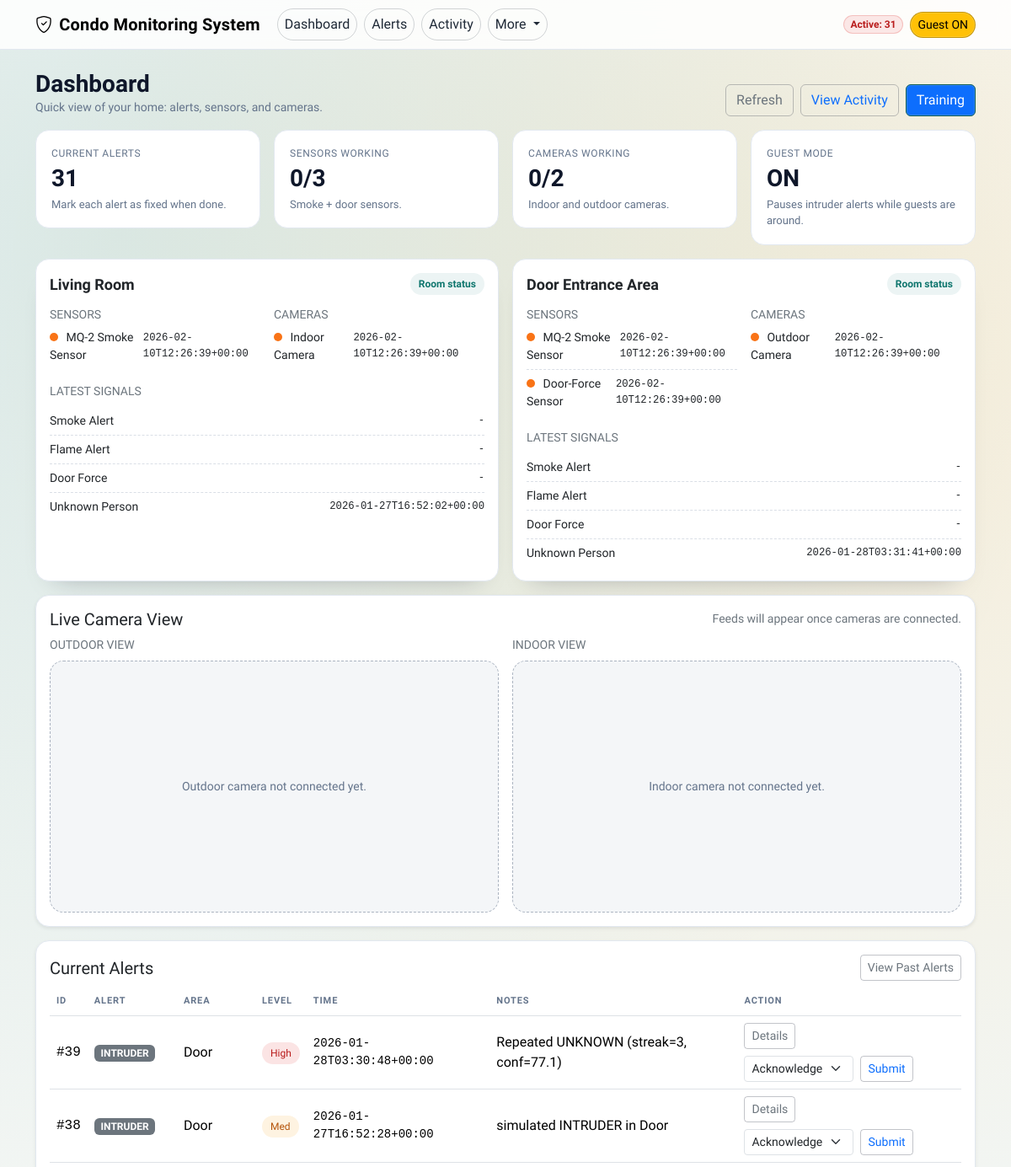
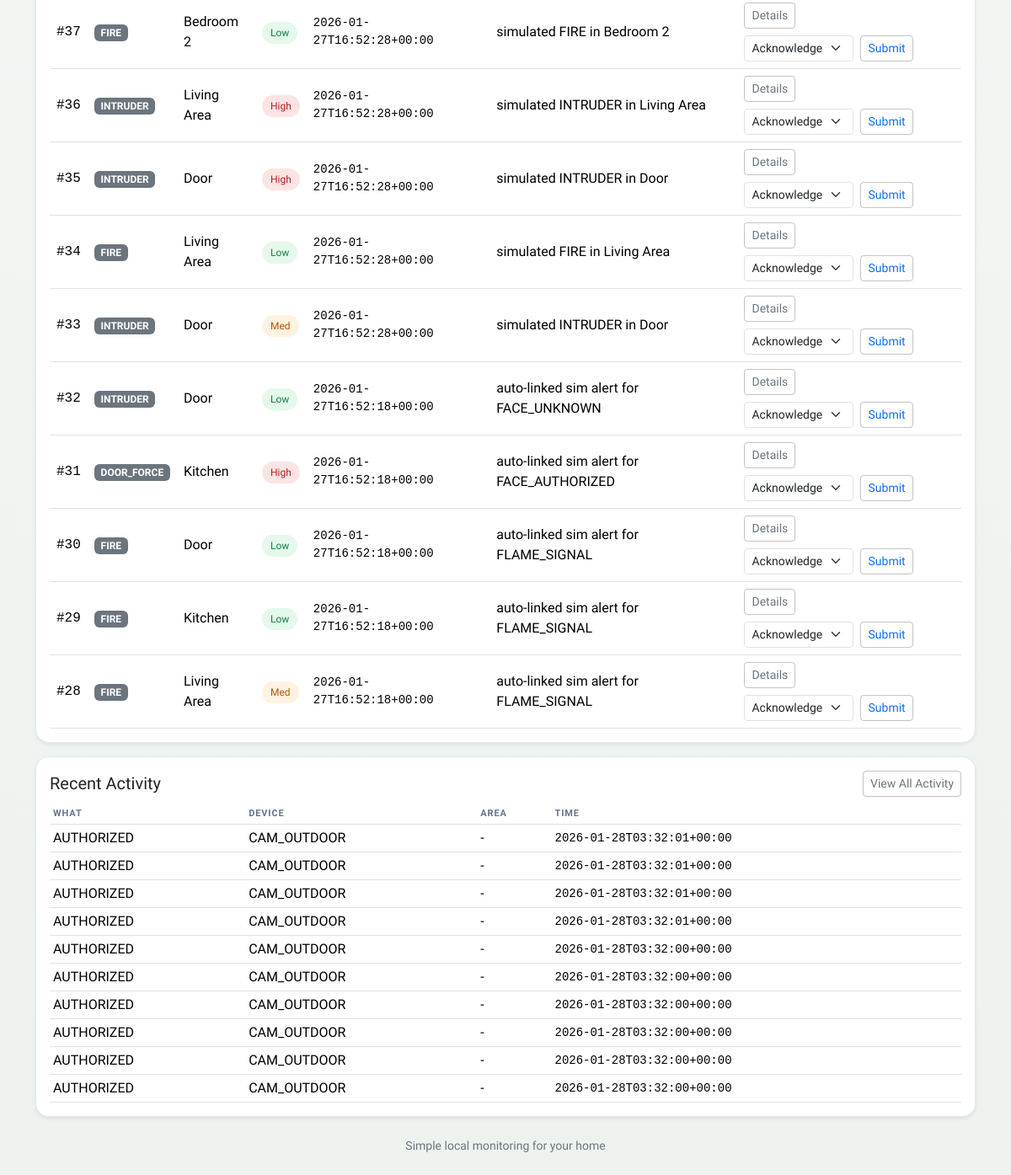
/dashboard, run on the app's committed database (2 pictures, top to bottom).
### tables this page shows
CREATE TABLE node_status (
        node TEXT PRIMARY KEY,
        last_seen_ts TEXT NOT NULL,
        note TEXT
    );

CREATE TABLE events (
        id INTEGER PRIMARY KEY AUTOINCREMENT,
        type TEXT NOT NULL,
        source TEXT NOT NULL,
        details TEXT,
        ts TEXT NOT NULL
    , room TEXT);

CREATE TABLE alerts (
        id INTEGER PRIMARY KEY AUTOINCREMENT,
        type TEXT NOT NULL,
        room TEXT,
        severity INTEGER NOT NULL DEFAULT 1,
        status TEXT NOT NULL DEFAULT 'ACTIVE', -- ACTIVE | ACK | RESOLVED
        ts TEXT NOT NULL,
        ack_ts TEXT,
        snapshot_path TEXT,
        details TEXT
    );

### pi/app.py (the view)
@app.get("/dashboard")
def dashboard():
    alerts = list_active_alerts(limit=12)
    recent_events = list_recent_events(limit=10)
    node_rows = list_node_status()
    node_map = {n["node"]: n for n in node_rows}
    nodes = []
    for node_id, meta in NODE_META.items():
        row = node_map.get(node_id)
        last_seen = row["last_seen_ts"] if row else ""
        nodes.append(
            {
                "node": node_id,
                "label": meta.get("label", node_id),
                "room": meta.get("room", ""),
                "kind": meta.get("kind", ""),
                "role": meta.get("role", ""),
                "last_seen_ts": last_seen,
                "note": row["note"] if row else "",
                "online": _is_online(last_seen),
            }
        )
    sensors_total = len([n for n in nodes if n["kind"] == "sensor"])
    cameras_total = len([n for n in nodes if n["kind"] == "camera"])
    sensors_online = len([n for n in nodes if n["kind"] == "sensor" and n["online"]])
    cameras_online = len([n for n in nodes if n["kind"] == "camera" and n["online"]])
    def _event_summary(row):
        if not row:
            return None
        return {
            "ts": row["ts"],
            "type": row["type"],
            "source": row["source"],
            "room": row["room"],
            "details": row["details"],
        }
    room_cards = []
    for room in ROOMS:
        room_sensors = [n for n in nodes if n["room"] == room and n["kind"] == "sensor"]
        room_cameras = [n for n in nodes if n["room"] == room and n["kind"] == "camera"]
        if room == "Door Entrance Area":
            latest_unknown = get_latest_event(EVENT_UNKNOWN, source="CAM_OUTDOOR")
        else:
            latest_unknown = get_latest_event(EVENT_UNKNOWN, source="CAM_INDOOR")
        room_cards.append(
            {
                "room": room,
                "sensors": room_sensors,
                "cameras": room_cameras,
                "latest_smoke": _event_summary(get_latest_event(EVENT_SMOKE_HIGH, room=room)),
                "latest_flame": _event_summary(get_latest_event(EVENT_FLAME_SIGNAL, room=room)),
                "latest_door_force": _event_summary(get_latest_event(EVENT_DOOR_FORCE, room=room)),
                "latest_unknown": _event_summary(latest_unknown),
            }
        )
    outdoor_url = os.environ.get("OUTDOOR_URL", "").strip()
    indoor_url = os.environ.get("INDOOR_URL", "").strip()
    return render_template(
        "dashboard.html",
        alerts=alerts,
        recent_events=recent_events,
        nodes=nodes,
        sensors_total=sensors_total,
        cameras_total=cameras_total,
        sensors_online=sensors_online,
        cameras_online=cameras_online,
        room_cards=room_cards,
        outdoor_url=outdoor_url,
        indoor_url=indoor_url,
    )

### pi/templates/dashboard.html (shortened to what this page needs)
{% extends "base.html" %}
{% block content %}
  <div class="d-flex flex-wrap justify-content-between gap-2 align-items-end mb-3">
    <div>
      <h3 class="page-title">Dashboard</h3>
      <div class="page-subtitle">Quick view of your home: alerts, sensors, and cameras.</div>
    </div>
    <div class="d-flex gap-2">
      <a class="btn btn-outline-secondary" href="{{ url_for('dashboard') }}">Refresh</a>
      <a class="btn btn-outline-primary" href="{{ url_for('events') }}">View Activity</a>
      <a class="btn btn-primary" href="{{ url_for('training') }}">Training</a>
    </div>
  </div>
  <div class="row g-3 mb-3 fade-in">
    <div class="col-12 col-md-3">
      <div class="kpi-card">
        <div class="kpi-label">Current Alerts</div>
        <div class="kpi-value">{{ active_alert_count }}</div>
        <div class="kpi-sub">Mark each alert as fixed when done.</div>
      </div>
    </div>
    <div class="col-12 col-md-3">
      <div class="kpi-card">
        <div class="kpi-label">Sensors Working</div>
        <div class="kpi-value">{{ sensors_online }}/{{ sensors_total }}</div>
        <div class="kpi-sub">Smoke + door sensors.</div>
      </div>
    </div>
    <div class="col-12 col-md-3">
      <div class="kpi-card">
        <div class="kpi-label">Cameras Working</div>
        <div class="kpi-value">{{ cameras_online }}/{{ cameras_total }}</div>
        <div class="kpi-sub">Indoor and outdoor cameras.</div>
      </div>
    </div>
    <div class="col-12 col-md-3">
      <div class="kpi-card">
        <div class="kpi-label">Guest Mode</div>
        <div class="kpi-value">{{ "ON" if guest_mode else "OFF" }}</div>
        <div class="kpi-sub">Pauses intruder alerts while guests are around.</div>
      </div>
    </div>
  </div>
  <div class="row g-3 mb-3 fade-in">
    {% for card in room_cards %}
      <div class="col-12 col-lg-6">
        <div class="card hover-lift h-100">
          <div class="card-body">
            <div class="room-card-header">
              <div class="room-title">{{ card.room }}</div>
              <span class="evidence-pill">Room status</span>
            </div>
            <div class="row g-3">
              <div class="col-12 col-md-6">
                <div class="small text-secondary text-uppercase">Sensors</div>
                {% if card.sensors|length == 0 %}
                  <div class="text-secondary small">No sensors assigned.</div>
                {% else %}
                  {% for s in card.sensors %}
                    <div class="status-row">
                      <div>
                        <span class="status-dot {{ 'status-online' if s.online else 'status-offline' }}"></span>
                        {{ s.label }}
                      </div>
                      <div class="mono small">{{ s.last_seen_ts or "-" }}</div>
                    </div>
                  {% endfor %}
                {% endif %}
              </div>
              <div class="col-12 col-md-6">
                <div class="small text-secondary text-uppercase">Cameras</div>
                {% if card.cameras|length == 0 %}
                  <div class="text-secondary small">No cameras assigned.</div>
                {% else %}
                  {% for c in card.cameras %}
                    <div class="status-row">
                      <div>
                        <span class="status-dot {{ 'status-online' if c.online else 'status-offline' }}"></span>
                        {{ c.label }}
                      </div>
                      <div class="mono small">{{ c.last_seen_ts or "-" }}</div>
                    </div>
                  {% endfor %}
                {% endif %}
              </div>
            </div>
            <div class="mt-3">
              <div class="small text-secondary text-uppercase mb-2">Latest Signals</div>
              <div class="status-row">
                <div>Smoke Alert</div>
                <div class="mono small">{{ card.latest_smoke.ts if card.latest_smoke else "-" }}</div>
              </div>
              <div class="status-row">
                <div>Flame Alert</div>
                <div class="mono small">{{ card.latest_flame.ts if card.latest_flame else "-" }}</div>
              </div>
              <div class="status-row">
                <div>Door Force</div>
                <div class="mono small">{{ card.latest_door_force.ts if card.latest_door_force else "-" }}</div>
              </div>
              <div class="status-row">
                <div>Unknown Person</div>
                <div class="mono small">{{ card.latest_unknown.ts if card.latest_unknown else "-" }}</div>
              </div>
            </div>
          </div>
        </div>
      </div>
    {% endfor %}
  </div>
  <div class="card shadow-sm mb-3 fade-in">
    <div class="card-body">
      <div class="d-flex justify-content-between align-items-center mb-2">
        <h5 class="mb-0">Live Camera View</h5>
        <span class="text-secondary small">Feeds will appear once cameras are connected.</span>
      </div>
      <div class="row g-3">
        <div class="col-12 col-lg-6">
          <div class="small text-secondary text-uppercase mb-2">Outdoor View</div>
          {% if outdoor_url %}
            <img class="camera-feed" src="{{ outdoor_url }}" alt="Outdoor camera feed">
          {% else %}
            <div class="camera-placeholder">Outdoor camera not connected yet.</div>
          {% endif %}
        </div>
        <div class="col-12 col-lg-6">
          <div class="small text-secondary text-uppercase mb-2">Indoor View</div>
          {% if indoor_url %}
            <img class="camera-feed" src="{{ indoor_url }}" alt="Indoor camera feed">
          {% else %}
            <div class="camera-placeholder">Indoor camera not connected yet.</div>
          {% endif %}
        </div>
      </div>
    </div>
  </div>
  <div class="card shadow-sm mb-3 fade-in">
    <div class="card-body">
      <div class="d-flex justify-content-between align-items-center mb-2">
        <h5 class="mb-0">Current Alerts</h5>
        <a class="btn btn-sm btn-outline-secondary" href="{{ url_for('history') }}">View Past Alerts</a>
      </div>
      {% if alerts|length == 0 %}
        <div class="text-secondary">No current alerts.</div>
      {% else %}
        <div class="table-responsive">
          <table class="table table-hover align-middle mb-0">
            <thead>
              <tr>
                <th>ID</th>
                <th>Alert</th>
                <th>Area</th>
                <th>Level</th>
                <th>Time</th>
                <th>Notes</th>
                <th>Action</th>
              </tr>
            </thead>
            <tbody>
              {% for a in alerts %}
              <tr>
                <td class="mono">#{{ a["id"] }}</td>
                <td><span class="badge text-bg-secondary">{{ a["type"] }}</span></td>
                <td>{{ a["room"] or "-" }}</td>
                <td>
                  {% if a["severity"]|int >= 3 %}
                    <span class="alert-badge alert-high">High</span>
                  {% elif a["severity"]|int == 2 %}
                    <span class="alert-badge alert-med">Med</span>
                  {% else %}
                    <span class="alert-badge alert-low">Low</span>
                  {% endif %}
                </td>
                <td class="mono small">{{ a["ts"] }}</td>
                <td class="text-break">{{ a["details"] or "" }}</td>
                <td>
                  <div class="d-flex gap-2 flex-wrap">
                    <a class="btn btn-sm btn-outline-secondary" href="{{ url_for('alert_details', alert_id=a['id']) }}">Details</a>
                    <form method="post" action="{{ url_for('ack', alert_id=a['id']) }}" class="d-flex gap-2">
                      <select name="status" class="form-select form-select-sm">
                        <option value="ACK">Acknowledge</option>
                      </select>
                      <button class="btn btn-sm btn-outline-primary" type="submit">Submit</button>
                    </form>
                  </div>
                </td>
              </tr>
              {% endfor %}
            </tbody>
          </table>
        </div>
      {% endif %}
    </div>
  </div>
  <div class="card shadow-sm fade-in">
    <div class="card-body">
      <div class="d-flex justify-content-between align-items-center mb-2">
        <h5 class="mb-0">Recent Activity</h5>
        <a class="btn btn-sm btn-outline-secondary" href="{{ url_for('events') }}">View All Activity</a>
      </div>
      {% if recent_events|length == 0 %}
        <div class="text-secondary">No activity yet.</div>
      {% else %}
        <div class="table-responsive">
          <table class="table table-sm align-middle mb-0">
            <thead>
              <tr><th>What</th><th>Device</th><th>Area</th><th>Time</th></tr>
            </thead>
            <tbody>
              {% for e in recent_events %}
                <tr>
                  <td>{{ e["type"] }}</td>
                  <td>{{ e["source"] }}</td>
                  <td>{{ e["room"] or "-" }}</td>
                  <td class="mono small">{{ e["ts"] }}</td>
                </tr>
              {% endfor %}
            </tbody>
          </table>
        </div>
      {% endif %}
    </div>
  </div>
{% endblock %}

### data on the page
node_status: label "MQ-2 Smoke Sensor", last_seen_ts "2026-02-10T12:26:39+00:00"
node_status: label "Indoor Camera", last_seen_ts "2026-02-10T12:26:39+00:00"
events: latest_unknown "2026-01-27T16:52:02+00:00"
node_status: label "MQ-2 Smoke Sensor", last_seen_ts "2026-02-10T12:26:39+00:00"
node_status: label "Door-Force Sensor", last_seen_ts "2026-02-10T12:26:39+00:00"
node_status: label "Outdoor Camera", last_seen_ts "2026-02-10T12:26:39+00:00"
alerts: id "39", type "INTRUDER", room "Door", severity "High", ts "2026-01-28T03:30:48+00:00", details "Repeated UNKNOWN (streak=3, conf=77.1)"
alerts: id "38", type "INTRUDER", room "Door", severity "Med", ts "2026-01-27T16:52:28+00:00", details "simulated INTRUDER in Door"
alerts: id "37", type "FIRE", room "Bedroom 2", severity "Low", ts "2026-01-27T16:52:28+00:00", details "simulated FIRE in Bedroom 2"
alerts: id "36", type "INTRUDER", room "Living Area", severity "High", ts "2026-01-27T16:52:28+00:00", details "simulated INTRUDER in Living Area"
alerts: id "35", type "INTRUDER", room "Door", severity "High", ts "2026-01-27T16:52:28+00:00", details "simulated INTRUDER in Door"
alerts: id "34", type "FIRE", room "Living Area", severity "Low", ts "2026-01-27T16:52:28+00:00", details "simulated FIRE in Living Area"
alerts: id "33", type "INTRUDER", room "Door", severity "Med", ts "2026-01-27T16:52:28+00:00", details "simulated INTRUDER in Door"
alerts: id "32", type "INTRUDER", room "Door", severity "Low", ts "2026-01-27T16:52:18+00:00", details "auto-linked sim alert for FACE_UNKNOWN"
alerts: id "31", type "DOOR_FORCE", room "Kitchen", severity "High", ts "2026-01-27T16:52:18+00:00", details "auto-linked sim alert for FACE_AUTHORIZED"
alerts: id "30", type "FIRE", room "Door", severity "Low", ts "2026-01-27T16:52:18+00:00", details "auto-linked sim alert for FLAME_SIGNAL"
alerts: id "29", type "FIRE", room "Kitchen", severity "Low", ts "2026-01-27T16:52:18+00:00", details "auto-linked sim alert for FLAME_SIGNAL"
alerts: id "28", type "FIRE", room "Living Area", severity "Med", ts "2026-01-27T16:52:18+00:00", details "auto-linked sim alert for FLAME_SIGNAL"

### other printed values
{{ active_alert_count }} "31"
{{ "ON" if guest_mode else "OFF" }} "ON"
{{ sensors_online }} "0"
{{ sensors_total }} "3"
{{ cameras_online }} "0"
{{ cameras_total }} "2"
{{ card.room }} "Living Room" "Door Entrance Area"
{{ card.latest_smoke.ts if card.latest_smoke else "-" }} "-" "-"
{{ card.latest_flame.ts if card.latest_flame else "-" }} "-" "-"
{{ card.latest_door_force.ts if card.latest_door_force else "-" }} "-" "-"
{{ card.latest_unknown.ts if card.latest_unknown else "-" }} "2026-01-28T03:31:41+00:00"
{{ e["type"] }} "AUTHORIZED" "AUTHORIZED" "AUTHORIZED" "AUTHORIZED" "AUTHORIZED" "AUTHORIZED" "AUTHORIZED" "AUTHORIZED" "AUTHORIZED" "AUTHORIZED"
{{ e["source"] }} "CAM_OUTDOOR" "CAM_OUTDOOR" "CAM_OUTDOOR" "CAM_OUTDOOR" "CAM_OUTDOOR" "CAM_OUTDOOR" "CAM_OUTDOOR" "CAM_OUTDOOR" "CAM_OUTDOOR" "CAM_OUTDOOR"
{{ e["room"] or "-" }} "-" "-" "-" "-" "-" "-" "-" "-" "-" "-"
{{ e["ts"] }} "2026-01-28T03:32:01+00:00" "2026-01-28T03:32:01+00:00" "2026-01-28T03:32:01+00:00" "2026-01-28T03:32:01+00:00" "2026-01-28T03:32:00+00:00" "2026-01-28T03:32:00+00:00" "2026-01-28T03:32:00+00:00" "2026-01-28T03:32:00+00:00" "2026-01-28T03:32:00+00:00" "2026-01-28T03:32:00+00:00"
